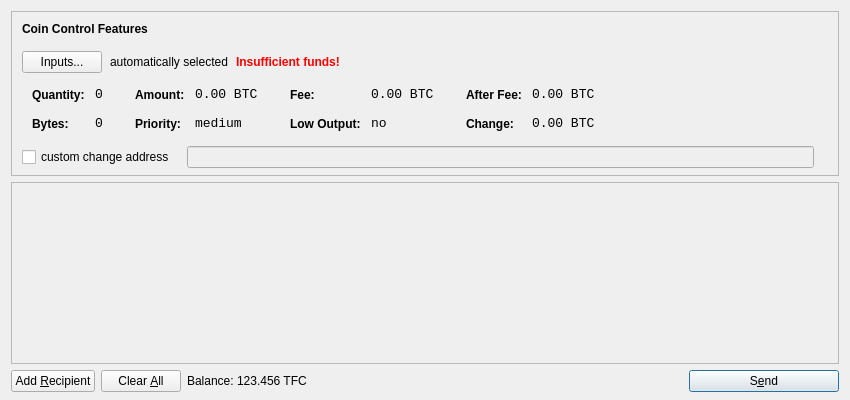
<?xml version="1.0" encoding="UTF-8"?>
<ui version="4.0">
 <class>SendCoinsDialog</class>
 <widget class="QDialog" name="SendCoinsDialog">
  <property name="geometry">
   <rect>
    <x>0</x>
    <y>0</y>
    <width>850</width>
    <height>400</height>
   </rect>
  </property>
  <property name="windowTitle">
   <string>Send Coins</string>
  </property>
  <layout class="QVBoxLayout" name="verticalLayout" stretch="0,1,0">
   <property name="bottomMargin">
    <number>8</number>
   </property>
   <item>
    <widget class="QFrame" name="frameCoinControl">
     <property name="sizePolicy">
      <sizepolicy hsizetype="Expanding" vsizetype="Expanding">
       <horstretch>0</horstretch>
       <verstretch>0</verstretch>
      </sizepolicy>
     </property>
     <property name="maximumSize">
      <size>
       <width>16777215</width>
       <height>16777215</height>
      </size>
     </property>
     <property name="frameShape">
      <enum>QFrame::StyledPanel</enum>
     </property>
     <property name="frameShadow">
      <enum>QFrame::Sunken</enum>
     </property>
     <layout class="QVBoxLayout" name="verticalLayoutCoinControl2">
      <property name="spacing">
       <number>-1</number>
      </property>
      <property name="leftMargin">
       <number>0</number>
      </property>
      <property name="topMargin">
       <number>0</number>
      </property>
      <property name="rightMargin">
       <number>0</number>
      </property>
      <property name="bottomMargin">
       <number>6</number>
      </property>
      <item>
       <layout class="QVBoxLayout" name="verticalLayoutCoinControl" stretch="0,0,0,0,1">
        <property name="spacing">
         <number>0</number>
        </property>
        <property name="leftMargin">
         <number>10</number>
        </property>
        <property name="topMargin">
         <number>10</number>
        </property>
        <item>
         <layout class="QHBoxLayout" name="horizontalLayoutCoinControl1">
          <property name="bottomMargin">
           <number>15</number>
          </property>
          <item>
           <widget class="QLabel" name="labelCoinControlFeatures">
            <property name="sizePolicy">
             <sizepolicy hsizetype="Preferred" vsizetype="Maximum">
              <horstretch>0</horstretch>
              <verstretch>0</verstretch>
             </sizepolicy>
            </property>
            <property name="font">
             <font>
              <weight>75</weight>
              <bold>true</bold>
             </font>
            </property>
            <property name="styleSheet">
             <string notr="true">font-weight:bold;</string>
            </property>
            <property name="text">
             <string>Coin Control Features</string>
            </property>
           </widget>
          </item>
         </layout>
        </item>
        <item>
         <layout class="QHBoxLayout" name="horizontalLayoutCoinControl2" stretch="0,0,0,0">
          <property name="spacing">
           <number>8</number>
          </property>
          <property name="bottomMargin">
           <number>10</number>
          </property>
          <item>
           <widget class="QPushButton" name="pushButtonCoinControl">
            <property name="styleSheet">
             <string notr="true"/>
            </property>
            <property name="text">
             <string>Inputs...</string>
            </property>
           </widget>
          </item>
          <item>
           <widget class="QLabel" name="labelCoinControlAutomaticallySelected">
            <property name="text">
             <string>automatically selected</string>
            </property>
            <property name="margin">
             <number>5</number>
            </property>
           </widget>
          </item>
          <item>
           <widget class="QLabel" name="labelCoinControlInsuffFunds">
            <property name="font">
             <font>
              <weight>75</weight>
              <bold>true</bold>
             </font>
            </property>
            <property name="styleSheet">
             <string notr="true">color:red;font-weight:bold;</string>
            </property>
            <property name="text">
             <string>Insufficient funds!</string>
            </property>
            <property name="margin">
             <number>5</number>
            </property>
           </widget>
          </item>
          <item>
           <spacer name="horizontalSpacerCoinControl">
            <property name="orientation">
             <enum>Qt::Horizontal</enum>
            </property>
            <property name="sizeHint" stdset="0">
             <size>
              <width>40</width>
              <height>1</height>
             </size>
            </property>
           </spacer>
          </item>
         </layout>
        </item>
        <item>
         <widget class="QWidget" name="widgetCoinControl" native="true">
          <property name="sizePolicy">
           <sizepolicy hsizetype="Preferred" vsizetype="Preferred">
            <horstretch>0</horstretch>
            <verstretch>0</verstretch>
           </sizepolicy>
          </property>
          <property name="minimumSize">
           <size>
            <width>0</width>
            <height>0</height>
           </size>
          </property>
          <property name="styleSheet">
           <string notr="true"/>
          </property>
          <layout class="QHBoxLayout" name="horizontalLayoutCoinControl5">
           <property name="margin">
            <number>0</number>
           </property>
           <item>
            <layout class="QHBoxLayout" name="horizontalLayoutCoinControl3" stretch="0,0,0,1">
             <property name="spacing">
              <number>20</number>
             </property>
             <property name="topMargin">
              <number>0</number>
             </property>
             <property name="bottomMargin">
              <number>10</number>
             </property>
             <item>
              <layout class="QFormLayout" name="formLayoutCoinControl1">
               <property name="horizontalSpacing">
                <number>10</number>
               </property>
               <property name="verticalSpacing">
                <number>14</number>
               </property>
               <property name="leftMargin">
                <number>10</number>
               </property>
               <property name="topMargin">
                <number>4</number>
               </property>
               <property name="rightMargin">
                <number>6</number>
               </property>
               <item row="0" column="0">
                <widget class="QLabel" name="labelCoinControlQuantityText">
                 <property name="styleSheet">
                  <string notr="true">font-weight:bold;</string>
                 </property>
                 <property name="text">
                  <string>Quantity:</string>
                 </property>
                 <property name="margin">
                  <number>0</number>
                 </property>
                </widget>
               </item>
               <item row="0" column="1">
                <widget class="QLabel" name="labelCoinControlQuantity">
                 <property name="font">
                  <font>
                   <family>Monospace</family>
                   <pointsize>10</pointsize>
                  </font>
                 </property>
                 <property name="cursor">
                  <cursorShape>IBeamCursor</cursorShape>
                 </property>
                 <property name="contextMenuPolicy">
                  <enum>Qt::ActionsContextMenu</enum>
                 </property>
                 <property name="text">
                  <string notr="true">0</string>
                 </property>
                 <property name="margin">
                  <number>0</number>
                 </property>
                 <property name="textInteractionFlags">
                  <set>Qt::LinksAccessibleByMouse|Qt::TextSelectableByKeyboard|Qt::TextSelectableByMouse</set>
                 </property>
                </widget>
               </item>
               <item row="1" column="0">
                <widget class="QLabel" name="labelCoinControlBytesText">
                 <property name="styleSheet">
                  <string notr="true">font-weight:bold;</string>
                 </property>
                 <property name="text">
                  <string>Bytes:</string>
                 </property>
                </widget>
               </item>
               <item row="1" column="1">
                <widget class="QLabel" name="labelCoinControlBytes">
                 <property name="font">
                  <font>
                   <family>Monospace</family>
                   <pointsize>10</pointsize>
                  </font>
                 </property>
                 <property name="cursor">
                  <cursorShape>IBeamCursor</cursorShape>
                 </property>
                 <property name="contextMenuPolicy">
                  <enum>Qt::ActionsContextMenu</enum>
                 </property>
                 <property name="text">
                  <string notr="true">0</string>
                 </property>
                 <property name="textInteractionFlags">
                  <set>Qt::LinksAccessibleByMouse|Qt::TextSelectableByKeyboard|Qt::TextSelectableByMouse</set>
                 </property>
                </widget>
               </item>
              </layout>
             </item>
             <item>
              <layout class="QFormLayout" name="formLayoutCoinControl2">
               <property name="horizontalSpacing">
                <number>10</number>
               </property>
               <property name="verticalSpacing">
                <number>14</number>
               </property>
               <property name="leftMargin">
                <number>6</number>
               </property>
               <property name="topMargin">
                <number>4</number>
               </property>
               <property name="rightMargin">
                <number>6</number>
               </property>
               <item row="0" column="0">
                <widget class="QLabel" name="labelCoinControlAmountText">
                 <property name="styleSheet">
                  <string notr="true">font-weight:bold;</string>
                 </property>
                 <property name="text">
                  <string>Amount:</string>
                 </property>
                 <property name="margin">
                  <number>0</number>
                 </property>
                </widget>
               </item>
               <item row="0" column="1">
                <widget class="QLabel" name="labelCoinControlAmount">
                 <property name="font">
                  <font>
                   <family>Monospace</family>
                   <pointsize>10</pointsize>
                  </font>
                 </property>
                 <property name="cursor">
                  <cursorShape>IBeamCursor</cursorShape>
                 </property>
                 <property name="contextMenuPolicy">
                  <enum>Qt::ActionsContextMenu</enum>
                 </property>
                 <property name="text">
                  <string notr="true">0.00 BTC</string>
                 </property>
                 <property name="textInteractionFlags">
                  <set>Qt::LinksAccessibleByMouse|Qt::TextSelectableByKeyboard|Qt::TextSelectableByMouse</set>
                 </property>
                </widget>
               </item>
               <item row="1" column="0">
                <widget class="QLabel" name="labelCoinControlPriorityText">
                 <property name="styleSheet">
                  <string notr="true">font-weight:bold;</string>
                 </property>
                 <property name="text">
                  <string>Priority:</string>
                 </property>
                </widget>
               </item>
               <item row="1" column="1">
                <widget class="QLabel" name="labelCoinControlPriority">
                 <property name="font">
                  <font>
                   <family>Monospace</family>
                   <pointsize>10</pointsize>
                  </font>
                 </property>
                 <property name="cursor">
                  <cursorShape>IBeamCursor</cursorShape>
                 </property>
                 <property name="contextMenuPolicy">
                  <enum>Qt::ActionsContextMenu</enum>
                 </property>
                 <property name="text">
                  <string>medium</string>
                 </property>
                 <property name="textInteractionFlags">
                  <set>Qt::LinksAccessibleByMouse|Qt::TextSelectableByKeyboard|Qt::TextSelectableByMouse</set>
                 </property>
                </widget>
               </item>
              </layout>
             </item>
             <item>
              <layout class="QFormLayout" name="formLayoutCoinControl3">
               <property name="horizontalSpacing">
                <number>10</number>
               </property>
               <property name="verticalSpacing">
                <number>14</number>
               </property>
               <property name="leftMargin">
                <number>6</number>
               </property>
               <property name="topMargin">
                <number>4</number>
               </property>
               <property name="rightMargin">
                <number>6</number>
               </property>
               <item row="0" column="0">
                <widget class="QLabel" name="labelCoinControlFeeText">
                 <property name="styleSheet">
                  <string notr="true">font-weight:bold;</string>
                 </property>
                 <property name="text">
                  <string>Fee:</string>
                 </property>
                 <property name="margin">
                  <number>0</number>
                 </property>
                </widget>
               </item>
               <item row="0" column="1">
                <widget class="QLabel" name="labelCoinControlFee">
                 <property name="font">
                  <font>
                   <family>Monospace</family>
                   <pointsize>10</pointsize>
                  </font>
                 </property>
                 <property name="cursor">
                  <cursorShape>IBeamCursor</cursorShape>
                 </property>
                 <property name="contextMenuPolicy">
                  <enum>Qt::ActionsContextMenu</enum>
                 </property>
                 <property name="text">
                  <string notr="true">0.00 BTC</string>
                 </property>
                 <property name="textInteractionFlags">
                  <set>Qt::LinksAccessibleByMouse|Qt::TextSelectableByKeyboard|Qt::TextSelectableByMouse</set>
                 </property>
                </widget>
               </item>
               <item row="1" column="0">
                <widget class="QLabel" name="labelCoinControlLowOutputText">
                 <property name="styleSheet">
                  <string notr="true">font-weight:bold;</string>
                 </property>
                 <property name="text">
                  <string>Low Output:</string>
                 </property>
                </widget>
               </item>
               <item row="1" column="1">
                <widget class="QLabel" name="labelCoinControlLowOutput">
                 <property name="font">
                  <font>
                   <family>Monospace</family>
                   <pointsize>10</pointsize>
                  </font>
                 </property>
                 <property name="cursor">
                  <cursorShape>IBeamCursor</cursorShape>
                 </property>
                 <property name="contextMenuPolicy">
                  <enum>Qt::ActionsContextMenu</enum>
                 </property>
                 <property name="text">
                  <string>no</string>
                 </property>
                 <property name="textInteractionFlags">
                  <set>Qt::LinksAccessibleByMouse|Qt::TextSelectableByKeyboard|Qt::TextSelectableByMouse</set>
                 </property>
                </widget>
               </item>
              </layout>
             </item>
             <item>
              <layout class="QFormLayout" name="formLayoutCoinControl4">
               <property name="horizontalSpacing">
                <number>10</number>
               </property>
               <property name="verticalSpacing">
                <number>14</number>
               </property>
               <property name="leftMargin">
                <number>6</number>
               </property>
               <property name="topMargin">
                <number>4</number>
               </property>
               <property name="rightMargin">
                <number>6</number>
               </property>
               <item row="0" column="0">
                <widget class="QLabel" name="labelCoinControlAfterFeeText">
                 <property name="styleSheet">
                  <string notr="true">font-weight:bold;</string>
                 </property>
                 <property name="text">
                  <string>After Fee:</string>
                 </property>
                 <property name="margin">
                  <number>0</number>
                 </property>
                </widget>
               </item>
               <item row="0" column="1">
                <widget class="QLabel" name="labelCoinControlAfterFee">
                 <property name="font">
                  <font>
                   <family>Monospace</family>
                   <pointsize>10</pointsize>
                  </font>
                 </property>
                 <property name="cursor">
                  <cursorShape>IBeamCursor</cursorShape>
                 </property>
                 <property name="contextMenuPolicy">
                  <enum>Qt::ActionsContextMenu</enum>
                 </property>
                 <property name="text">
                  <string notr="true">0.00 BTC</string>
                 </property>
                 <property name="textInteractionFlags">
                  <set>Qt::LinksAccessibleByMouse|Qt::TextSelectableByKeyboard|Qt::TextSelectableByMouse</set>
                 </property>
                </widget>
               </item>
               <item row="1" column="0">
                <widget class="QLabel" name="labelCoinControlChangeText">
                 <property name="styleSheet">
                  <string notr="true">font-weight:bold;</string>
                 </property>
                 <property name="text">
                  <string>Change:</string>
                 </property>
                </widget>
               </item>
               <item row="1" column="1">
                <widget class="QLabel" name="labelCoinControlChange">
                 <property name="font">
                  <font>
                   <family>Monospace</family>
                   <pointsize>10</pointsize>
                  </font>
                 </property>
                 <property name="cursor">
                  <cursorShape>IBeamCursor</cursorShape>
                 </property>
                 <property name="contextMenuPolicy">
                  <enum>Qt::ActionsContextMenu</enum>
                 </property>
                 <property name="text">
                  <string notr="true">0.00 BTC</string>
                 </property>
                 <property name="textInteractionFlags">
                  <set>Qt::LinksAccessibleByMouse|Qt::TextSelectableByKeyboard|Qt::TextSelectableByMouse</set>
                 </property>
                </widget>
               </item>
              </layout>
             </item>
            </layout>
           </item>
          </layout>
         </widget>
        </item>
        <item>
         <layout class="QHBoxLayout" name="horizontalLayoutCoinControl4" stretch="0,0,0">
          <property name="spacing">
           <number>12</number>
          </property>
          <property name="sizeConstraint">
           <enum>QLayout::SetDefaultConstraint</enum>
          </property>
          <property name="topMargin">
           <number>5</number>
          </property>
          <property name="rightMargin">
           <number>5</number>
          </property>
          <item>
           <widget class="QCheckBox" name="checkBoxCoinControlChange">
            <property name="text">
             <string>custom change address</string>
            </property>
           </widget>
          </item>
          <item>
           <widget class="QLineEdit" name="lineEditCoinControlChange">
            <property name="enabled">
             <bool>false</bool>
            </property>
            <property name="sizePolicy">
             <sizepolicy hsizetype="Expanding" vsizetype="Fixed">
              <horstretch>0</horstretch>
              <verstretch>0</verstretch>
             </sizepolicy>
            </property>
           </widget>
          </item>
          <item>
           <widget class="QLabel" name="labelCoinControlChangeLabel">
            <property name="sizePolicy">
             <sizepolicy hsizetype="Preferred" vsizetype="Expanding">
              <horstretch>0</horstretch>
              <verstretch>0</verstretch>
             </sizepolicy>
            </property>
            <property name="minimumSize">
             <size>
              <width>0</width>
              <height>0</height>
             </size>
            </property>
            <property name="text">
             <string/>
            </property>
            <property name="margin">
             <number>3</number>
            </property>
           </widget>
          </item>
         </layout>
        </item>
        <item>
         <spacer name="verticalSpacerCoinControl">
          <property name="orientation">
           <enum>Qt::Vertical</enum>
          </property>
          <property name="sizeHint" stdset="0">
           <size>
            <width>800</width>
            <height>1</height>
           </size>
          </property>
         </spacer>
        </item>
       </layout>
      </item>
     </layout>
    </widget>
   </item>
   <item>
    <widget class="QScrollArea" name="scrollArea">
     <property name="widgetResizable">
      <bool>true</bool>
     </property>
     <widget class="QWidget" name="scrollAreaWidgetContents">
      <property name="geometry">
       <rect>
        <x>0</x>
        <y>0</y>
        <width>830</width>
        <height>165</height>
       </rect>
      </property>
      <layout class="QVBoxLayout" name="verticalLayout_2">
       <property name="margin">
        <number>0</number>
       </property>
       <item>
        <layout class="QVBoxLayout" name="entries">
         <property name="spacing">
          <number>6</number>
         </property>
        </layout>
       </item>
       <item>
        <spacer name="verticalSpacer">
         <property name="orientation">
          <enum>Qt::Vertical</enum>
         </property>
         <property name="sizeHint" stdset="0">
          <size>
           <width>20</width>
           <height>40</height>
          </size>
         </property>
        </spacer>
       </item>
      </layout>
     </widget>
    </widget>
   </item>
   <item>
    <layout class="QHBoxLayout" name="horizontalLayout">
     <item>
      <widget class="QPushButton" name="addButton">
       <property name="toolTip">
        <string>Send to multiple recipients at once</string>
       </property>
       <property name="text">
        <string>Add &amp;Recipient</string>
       </property>
       <property name="icon">
        <iconset resource="../bitcoin.qrc">
         <normaloff>:/icons/add</normaloff>:/icons/add</iconset>
       </property>
       <property name="autoDefault">
        <bool>false</bool>
       </property>
      </widget>
     </item>
     <item>
      <widget class="QPushButton" name="clearButton">
       <property name="sizePolicy">
        <sizepolicy hsizetype="Minimum" vsizetype="Fixed">
         <horstretch>0</horstretch>
         <verstretch>0</verstretch>
        </sizepolicy>
       </property>
       <property name="toolTip">
        <string>Remove all transaction fields</string>
       </property>
       <property name="text">
        <string>Clear &amp;All</string>
       </property>
       <property name="icon">
        <iconset resource="../bitcoin.qrc">
         <normaloff>:/icons/remove</normaloff>:/icons/remove</iconset>
       </property>
       <property name="autoRepeatDelay">
        <number>300</number>
       </property>
       <property name="autoDefault">
        <bool>false</bool>
       </property>
      </widget>
     </item>
     <item>
      <layout class="QHBoxLayout" name="horizontalLayout_2">
       <property name="spacing">
        <number>3</number>
       </property>
       <item>
        <widget class="QLabel" name="label">
         <property name="text">
          <string>Balance:</string>
         </property>
        </widget>
       </item>
       <item>
        <widget class="QLabel" name="labelBalance">
         <property name="cursor">
          <cursorShape>IBeamCursor</cursorShape>
         </property>
         <property name="text">
          <string>123.456 TFC</string>
         </property>
         <property name="textInteractionFlags">
          <set>Qt::LinksAccessibleByMouse|Qt::TextSelectableByKeyboard|Qt::TextSelectableByMouse</set>
         </property>
        </widget>
       </item>
      </layout>
     </item>
     <item>
      <spacer name="horizontalSpacer">
       <property name="orientation">
        <enum>Qt::Horizontal</enum>
       </property>
       <property name="sizeHint" stdset="0">
        <size>
         <width>40</width>
         <height>20</height>
        </size>
       </property>
      </spacer>
     </item>
     <item>
      <widget class="QPushButton" name="sendButton">
       <property name="minimumSize">
        <size>
         <width>150</width>
         <height>0</height>
        </size>
       </property>
       <property name="toolTip">
        <string>Confirm the send action</string>
       </property>
       <property name="text">
        <string>S&amp;end</string>
       </property>
       <property name="icon">
        <iconset resource="../bitcoin.qrc">
         <normaloff>:/icons/send</normaloff>:/icons/send</iconset>
       </property>
       <property name="default">
        <bool>true</bool>
       </property>
      </widget>
     </item>
    </layout>
   </item>
  </layout>
 </widget>
 <resources>
  <include location="../bitcoin.qrc"/>
 </resources>
 <connections/>
</ui>
